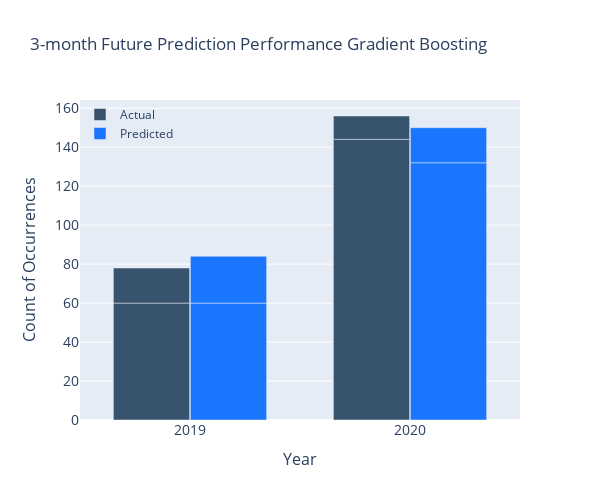

The cell this chart's notebook holds for it:
### Code cell
import plotly.express as px
import plotly.graph_objects as go

predicted_df = exclude_df
predicted_df['predicted'] = rounded_y_train_pred.tolist()

b = predicted_df[['year', 'crisis']].value_counts()
e = predicted_df[['year', "predicted"]].value_counts()
c = b.to_frame(name='count')
e = e.to_frame(name='count').reset_index()
d = c.reset_index()

plot = go.Figure()
plot.add_trace(go.Bar(x=d["year"],
                y=d["count"],
                name='Actual',
                marker_color='rgb(55, 83, 109)',
                customdata=np.transpose([d['crisis'].tolist()]),
                hovertemplate="<br>".join([
                "Crisis?: %{customdata[0]}",
                "Count: %{y}"
        ])
                ))
plot.add_trace(go.Bar(x=d["year"],
                y=e["count"],
                name='Predicted',
                marker_color='rgb(26, 118, 255)',
                customdata=np.transpose([e['predicted'].tolist()]),
                hovertemplate="<br>".join([
                "Crisis?: %{customdata[0]}",
                "Count: %{y}"
        ])
                ))

plot.update_layout(
    title='3-month Future Prediction Performance Gradient Boosting',
    width=600,
    height=500,
    yaxis=dict(
        title='Count of Occurrences',
        titlefont_size=16,
        tickfont_size=14,
    ),
    xaxis=dict(
        title='Year',
        titlefont_size=16,
        tickfont_size=14,
    ),
    legend=dict(
        x=0,
        y=1.0,
        bgcolor='rgba(255, 255, 255, 0)',
        bordercolor='rgba(255, 255, 255, 0)'
    ),
    barmode='group',
    bargap=0.3, # gap between bars of adjacent location coordinates.
    bargroupgap=0.01 # gap between bars of the same location coordinate.
)

plot.show()

### Figure 1 — Plotly figure (JSON) as saved in the notebook; plotly's stock layout.template omitted (floating-point values rounded to 4 significant figures)
{"data": [{"customdata": [["1"], ["1"], ["0"], ["0"]], "hovertemplate": "Crisis?: %{customdata[0]}<br>Count: %{y}", "marker": {"color": "rgb(55, 83, 109)"}, "name": "Actual", "type": "bar", "x": [2020, 2019, 2019, 2020], "y": [144, 60, 18, 12]}, {"customdata": [[1], [1], [0], [0]], "hovertemplate": "Crisis?: %{customdata[0]}<br>Count: %{y}", "marker": {"color": "rgb(26, 118, 255)"}, "name": "Predicted", "type": "bar", "x": [2020, 2019, 2019, 2020], "y": [132, 60, 24, 18]}], "layout": {"bargap": 0.3, "bargroupgap": 0.01, "barmode": "group", "height": 500, "legend": {"bgcolor": "rgba(255, 255, 255, 0)", "bordercolor": "rgba(255, 255, 255, 0)", "x": 0, "y": 1}, "title": {"text": "3-month Future Prediction Performance Gradient Boosting"}, "width": 600, "xaxis": {"tickfont": {"size": 14}, "title": {"font": {"size": 16}, "text": "Year"}}, "yaxis": {"tickfont": {"size": 14}, "title": {"font": {"size": 16}, "text": "Count of Occurrences"}}}}
